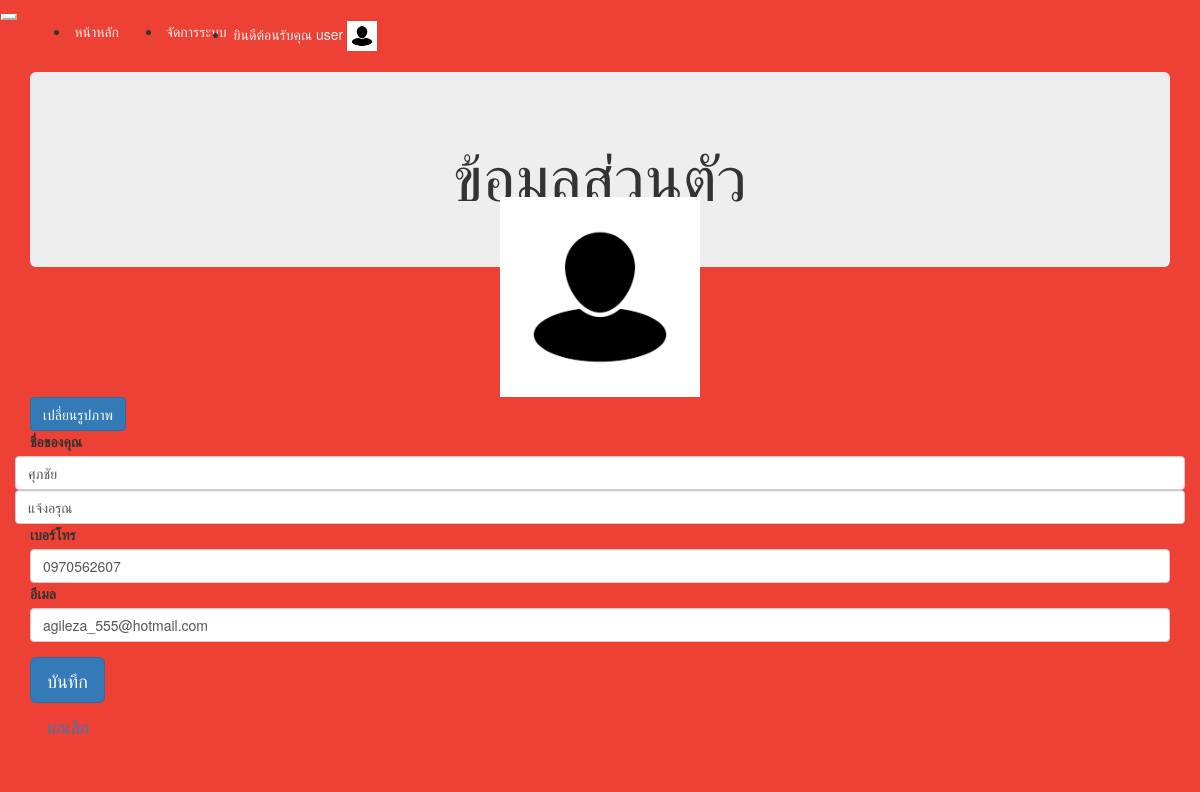
/profile_edit.php (signed in), run on the app's committed database.
### tables this page shows
CREATE TABLE `user` (
  `User_ID` int(11) NOT NULL,
  `User_Username` varchar(30) DEFAULT NULL,
  `User_Password` varchar(255) DEFAULT NULL,
  `User_Firstname` varchar(60) DEFAULT NULL,
  `User_Lastname` varchar(60) DEFAULT NULL,
  `User_Telephonenumber` varchar(20) DEFAULT NULL,
  `User_Email` varchar(100) DEFAULT NULL,
  `User_Photo` text DEFAULT 'profile.png',
  `User_Createdate` date DEFAULT NULL,
  `User_Type` varchar(20) DEFAULT NULL
);

### profile_edit.php (the view, shortened to what this page needs)
<!DOCTYPE html>
<html lang="en">
<head>
    <?php
    include('include/importcss.php');
    ?>
    <?php
    require_once('php/connect.php');
    include('include/navber.php');
    $sql = "SELECT * FROM `user` WHERE `User_ID`= '" . $_SESSION["ID"] . "'";
    $result = $conn->query($sql);
    $row = $result->fetch_assoc();
    ?>
</head>
<body>
    <div class="container">
        <div class="jumbotron jumbotron-fluid ">
            <div class="container my-5">
                <h1 class="display-4 text-center">ข้อมูลส่วนตัว</h1>
            </div>
        </div>
    </div>
    <div class="container">
        <div class="py-3">
            <img src="img/profile/<?php echo $row['User_Photo']; ?>" alt="profile.png"
                class="img-profile rounded-circle ">
            <button type="button" class="btn mx-auto d-block btn-primary" data-toggle="modal"
                data-target="#exampleModal">
                เปลี่ยนรูปภาพ
            </button>
        </div>
        <form class="form" id="Formupdatauser" method="post" action="php/updatauser.php">
            <label class="textprofile ">ชื่อของคุณ</label>
            <div class="row ">
                <div class="col">
                    <input type="text" class="form-control" placeholder="ชื่อ" maxlength="30"
                        value="<?php echo $row['User_Firstname']; ?> " name="fname" id="fname">
                </div>
                <div class="col">
                    <input type="text" class="form-control" placeholder="นามสกุล" id="lname"
                        value="<?php echo $row['User_Lastname']; ?>" name="lname" maxlength="30">
                </div>
            </div>
            <div class="form-group">
                <label class="textprofile">เบอร์โทร</label>
                <input type="tel" class="form-control" id="phone" name="phone" placeholder="เบอร์โทร"
                    value="<?php echo $row['User_Telephonenumber']; ?>">
                <div class=" form-group ">
                    <label class=" textprofile">อีเมล</label>
                    <input type="email" class="form-control" id="email" name="email"
                        value="<?php echo $row['User_Email']; ?> " placeholder="email@example.com">
                </div>
                <div class="container">
                    <div class="row py-4 ">
                        <button type="submit" name="submitUpdateUser"
                            class="btn btn-primary btn-lg col float-left">บันทึก</button>
                        <a href="profile.php" class="btn btn-secondary btn-lg col float-right">
                        </a>
                    </div>
                </div>
        </form>
</body>
</html>

### include/CSS/styles.css (style rules this page uses)
body { background: linear-gradient(1deg, #ed4135, #ed4135); background-size: 400% 400%; -webkit-animation: AnimationName 59s ease infinite; -moz-animation: AnimationName 59s ease infinite; animation: AnimationName 59s ease infinite; }
.img-profile { height: 200px; width: 200px; margin: auto; display: block; margin-top: -100px; }
.textprofile { text-align: left; }

### data on the page
user: User_Photo (picture), fname "ศุภชัย", lname "แจ้งอรุณ", phone "0970562607", email "agileza_555@hotmail.com"

### other printed values
$_SESSION['Username'] "user"
